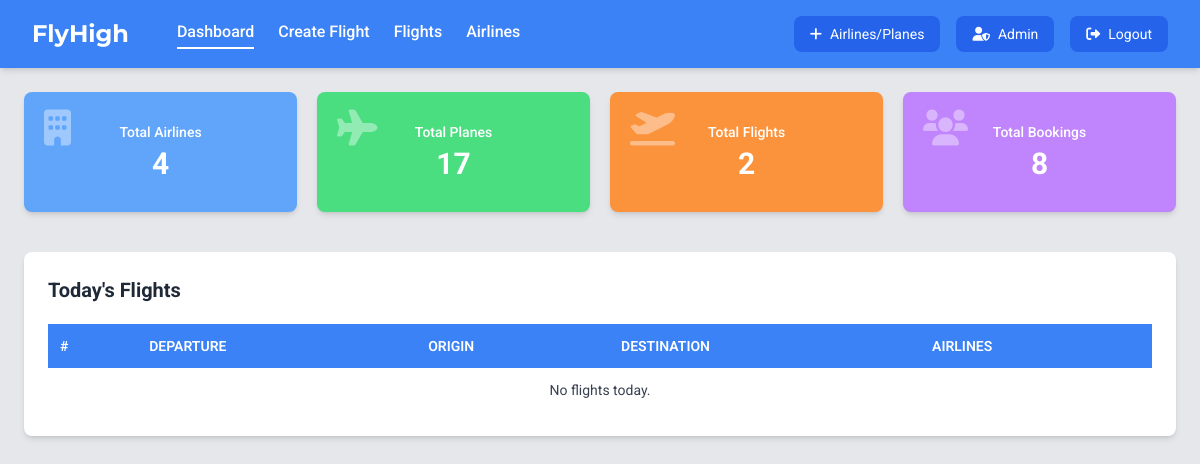
Page /admin/dashboard.php (signed in) on the earlier database version.
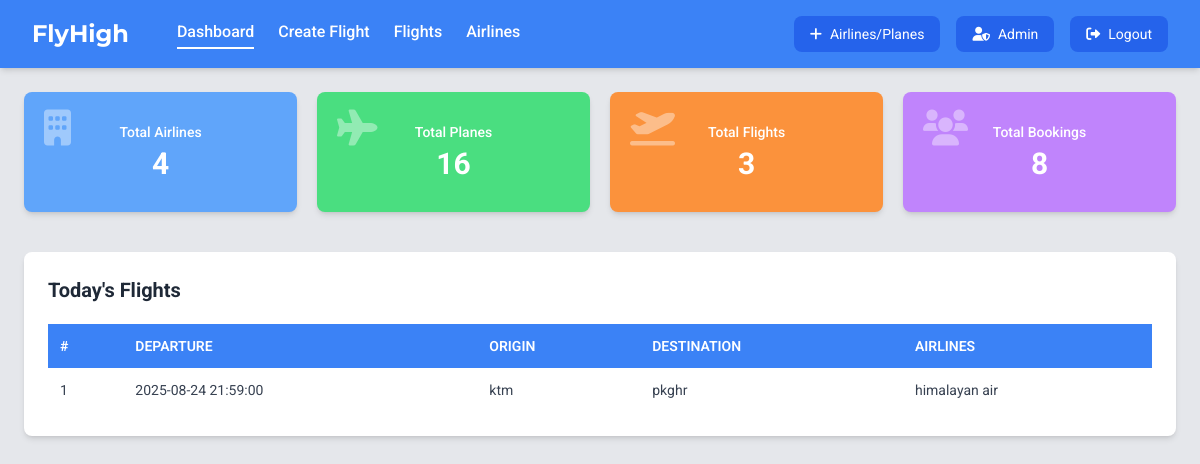
Same page on the later database version.
### tables this page shows
CREATE TABLE `flights` (
  `flight_id` int(11) NOT NULL,
  `airline_id` int(11) NOT NULL,
  `plane_id` int(11) NOT NULL,
  `origin` varchar(100) NOT NULL,
  `destination` varchar(100) NOT NULL,
  `departure_time` datetime NOT NULL,
  `arrival_time` datetime NOT NULL,
  `total_seats` int(11) NOT NULL,
  `price` int(11) NOT NULL,
  `booked_seats` int(11) NOT NULL DEFAULT 0
);

CREATE TABLE `airlines` (
  `airline_id` int(11) NOT NULL,
  `airline_name` varchar(100) NOT NULL,
  `added_by` int(11) NOT NULL
);

### admin/dashboard.php (the view, shortened to what the changed rows need)
<?php
require '../db.php';
$totalPlanes = $conn->query("SELECT COUNT(*) as cnt FROM planes")->fetch_assoc()['cnt'];
$totalFlights = $conn->query("SELECT COUNT(*) as cnt FROM flights")->fetch_assoc()['cnt'];
$today = date('Y-m-d');
$sql = "SELECT f.*, a.airline_name
        FROM flights f
        LEFT JOIN airlines a ON f.airline_id = a.airline_id
        WHERE DATE(f.departure_time) = '$today'
        ORDER BY f.departure_time ASC";
$result = $conn->query($sql);
$flights = [];
if ($result) {
    while ($row = $result->fetch_assoc()) {
        $flights[] = $row;
    }
}
?>
<!DOCTYPE html>
<html lang="en">
<head>
    <link rel="stylesheet" href="https://cdnjs.cloudflare.com/ajax/libs/font-awesome/6.0.0-beta3/css/all.min.css" />
    <script src="https://cdn.tailwindcss.com"></script>
</head>
<body class="bg-gray-200 flex flex-col min-h-screen">
    <div class="main-content flex-grow p-6 max-w-7xl mx-auto w-full box-border">
        <div class="summary-cards grid grid-cols-1 md:grid-cols-2 lg:grid-cols-4 gap-5 mb-10">
            <div class="card bg-green-400 text-white p-5 rounded-lg flex flex-col items-center text-center shadow-md relative overflow-hidden justify-center min-h-[120px]">
                <div class="card-content z-20 relative">
                    <div class="text-sm font-medium mb-1">Total Planes</div>
                    <div class="text-3xl font-bold"><?= $totalPlanes ?></div>
                </div>
            </div>
            <div class="card bg-orange-400 text-white p-5 rounded-lg flex flex-col items-center text-center shadow-md relative overflow-hidden justify-center min-h-[120px]">
                <div class="card-content z-20 relative">
                    <div class="text-sm font-medium mb-1">Total Flights</div>
                    <div class="text-3xl font-bold"><?= $totalFlights ?></div>
                </div>
            </div>
        </div>
        <div class="flights-section bg-white p-6 rounded-lg shadow-md">
            <div class="flights-table-container overflow-x-auto">
                <table class="flights-table w-full border-collapse text-sm">
                    <thead>
                        <tr>
                            <th class="p-3 text-left bg-blue-500 text-white font-semibold uppercase whitespace-nowrap">#</th>
                            <th class="p-3 text-left bg-blue-500 text-white font-semibold uppercase whitespace-nowrap">Departure</th>
                            <th class="p-3 text-left bg-blue-500 text-white font-semibold uppercase whitespace-nowrap">Origin</th>
                            <th class="p-3 text-left bg-blue-500 text-white font-semibold uppercase whitespace-nowrap">Destination</th>
                            <th class="p-3 text-left bg-blue-500 text-white font-semibold uppercase whitespace-nowrap">Airlines</th>
                        </tr>
                    </thead>
                    <tbody>
                        <?php if (count($flights) === 0): ?>
                            <tr><td colspan="5" class="p-3 text-center text-gray-700">No flights today.</td></tr>
                        <?php else: ?>
                            <?php foreach ($flights as $index => $flight): ?>
                                <tr class="border-b border-gray-300 last:border-b-0">
                                    <td class="p-3 text-gray-700 whitespace-nowrap"><?= $index + 1 ?></td>
                                    <td class="p-3 text-gray-700 whitespace-nowrap"><?= htmlspecialchars($flight['departure_time']) ?></td>
                                    <td class="p-3 text-gray-700 whitespace-nowrap"><?= htmlspecialchars($flight['origin']) ?></td>
                                    <td class="p-3 text-gray-700 whitespace-nowrap"><?= htmlspecialchars($flight['destination']) ?></td>
                                    <td class="p-3 text-gray-700 whitespace-nowrap"><?= htmlspecialchars($flight['airline_name']) ?></td>
                                </tr>
                            <?php endforeach; ?>
                        <?php endif; ?>
                    </tbody>
                </table>
            </div>
        </div>
    </div>
</body>
</html>

Differences in the rows shown:
added flights: departure_time "2025-08-24 21:59:00", origin "ktm", destination "pkghr", airline.airline_name "himalayan air"
Other differences:
$totalPlanes: "17" → "16"
$totalFlights: "2" → "3"
text no longer shown: "No flights today."
